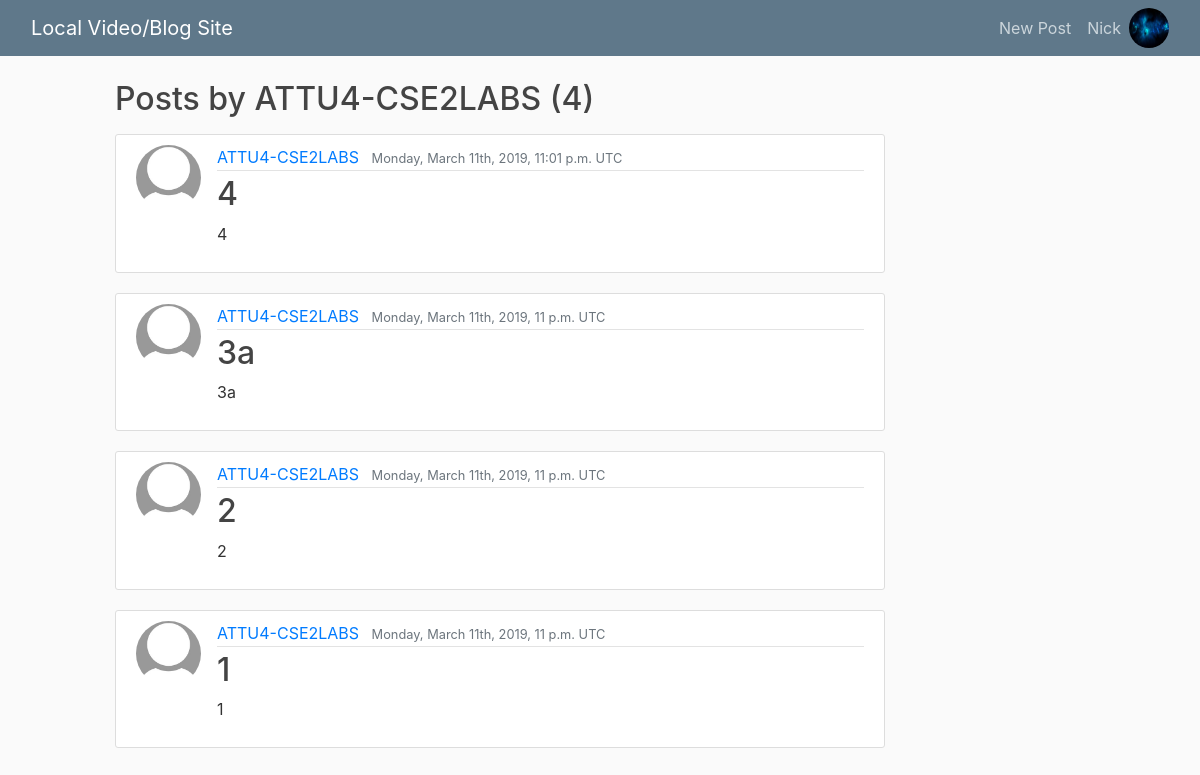
The page /posts/user/ATTU4-CSE2LABS (signed in) on the database its author committed.
### users/models.py (models this page shows, shortened)
class CustomUser(AbstractUser):
  user_ip = models.GenericIPAddressField(blank=True, null=True, unique=True)
  password = models.GenericIPAddressField(blank=True, null=True)

class Profile(models.Model):
  user = models.OneToOneField(get_user_model(), on_delete=models.CASCADE) # Cascade removes profile if user is deleted
  image = models.ImageField(default='default.jpg', upload_to='profile_pics')

### posts/models.py (models this page shows, shortened)
class Post(models.Model):
  title = models.CharField(max_length=100)
  content = models.TextField()
  date_posted = models.DateTimeField(default=timezone.now) # passing in function for timezone
  author = models.ForeignKey(get_user_model(), on_delete=models.CASCADE) # CASCADE will delete post if user is deleted
  video = models.FileField(blank=True, null=True, upload_to='videos/%Y/%m/%d/', verbose_name='Video (optional)',
    validators=[FileExtensionValidator(allowed_extensions=['mp4', 'ogb', 'webm'])])
  video_thumbnail = models.ImageField(blank=True, default='default_thumbnail.jpg',  verbose_name='Video Thumbnail (optional)',
    upload_to='thumbnails/%Y/%m/%d/')

### posts/views.py (the view)
# urls.py: path('user/<str:username>', UserPostListView.as_view(), name="user-posts"),
class UserPostListView(ListView):
  model = Post
  template_name = 'posts/user_posts.html'
  context_object_name = 'posts'
  paginate_by = 5
  def get_queryset(self):
    user = get_object_or_404(get_user_model(), username=self.kwargs.get('username'))
    return Post.objects.filter(author=user).order_by('-date_posted')

### posts/templates/posts/user_posts.html
{% extends "posts/post_list.html" %}
{% block post %}
  <h2 class="mb-3">Posts by {{ view.kwargs.username }} ({{ page_obj.paginator.count }})</h1>
{% endblock post %}

### posts/templates/posts/post_list.html (shortened to what this page needs)
{% extends "posts/base.html" %}
{% block content %}
  {% block post %}{% endblock %}
  {% for post in posts %}
    <article class="media content-section">
      <img class="rounded-circle article-img" src="{{ post.author.profile.image.url }}">
      <div class="media-body">
        <div class="article-metadata">
          <a class="mr-2" href="{% url 'user-posts' post.author.username %}">{{ post.author }}</a>
          <small class="text-muted">{{ post.date_posted|date:"l, F dS, Y, P T" }}</small>
        </div>
        <h2><a class="article-title" href="{% url 'post-detail' post.id %}">{{ post.title }}</a></h2>
        <p class="article-content break-words">{{ post.content }}</p>
      </div>
    </article>
  {% endfor %}
{% endblock content %}

### posts/templates/posts/base.html (shortened to what this page needs)
{% extends "posts/shell.html" %}
{% block body %}
    <header class="site-header">
      <nav class="navbar navbar-expand-md navbar-dark bg-steel fixed-top">
        <div class="container-fluid">
          <a class="navbar-brand mr-4" href="/">Local Video/Blog Site</a>
          <div class="collapse navbar-collapse" id="navbarToggle">
            <div class="navbar-nav">
              {% if user.is_authenticated %}
                <a class="nav-item nav-link" href="{% url 'post-create' %}">New Post</a>
                <a class="nav-item nav-link" href="{% url 'profile' %}">{{ user }}</a>
                <a href="{% url 'profile' %}">
                  <img src="{{ user.profile.image.url }}" width="40" height="40" class="rounded-circle">
                </a>
              {% else %}
                <a class="nav-item nav-link" href="{% url 'login' %}">Login</a>
                <a class="nav-item nav-link" href="{% url 'register' %}">Register</a>
              {% endif %}
            </div>
          </div>
        </div>
      </nav>
    </header>
    <main role="main" class="container-fluid">
      <div class="row">
        <div class="col-md-1"></div>
        <div class="col-md-8">
          {% block content %}{% endblock %}
        </div>
        <div class="col-md-1"></div>
      </div>
    </main>
{% endblock body %}

### posts/static/posts/main.css (style rules this page uses)
body { background: #fafafa; color: #333333; margin-top: 5rem; }
h1, h2, h3, h4, h5, h6 { color: #444444; }
.bg-steel { background-color: #5f788a; }
.site-header .navbar-nav .nav-link { color: #cbd5db; }
.content-section { background: #ffffff; padding: 10px 20px; border: 1px solid #dddddd; border-radius: 3px; margin-bottom: 20px; }
.article-title { color: #444444; }
.article-content { white-space: pre-line; }
.article-img { height: 65px; width: 65px; margin-right: 16px; }
.article-metadata { padding-bottom: 1px; margin-bottom: 4px; border-bottom: 1px solid #e3e3e3 }
p.break-words { word-break: break-all; }

### rows shown on the page
CustomUser: username "Nick", profile.image (picture)
CustomUser: kwargs.username "ATTU4-CSE2LABS"
Post: author.profile.image (placeholder picture), author "ATTU4-CSE2LABS", date_posted "Monday, March 11th, 2019, 11:01 p.m. UTC", title "4", content "4"
Post: author.profile.image (placeholder picture), author "ATTU4-CSE2LABS", date_posted "Monday, March 11th, 2019, 11 p.m. UTC", title "3a", content "3a"
Post: author.profile.image (placeholder picture), author "ATTU4-CSE2LABS", date_posted "Monday, March 11th, 2019, 11 p.m. UTC", title "2", content "2"
Post: author.profile.image (placeholder picture), author "ATTU4-CSE2LABS", date_posted "Monday, March 11th, 2019, 11 p.m. UTC", title "1", content "1"

### other values the page prints
{{ page_obj.paginator.count }} "4"
